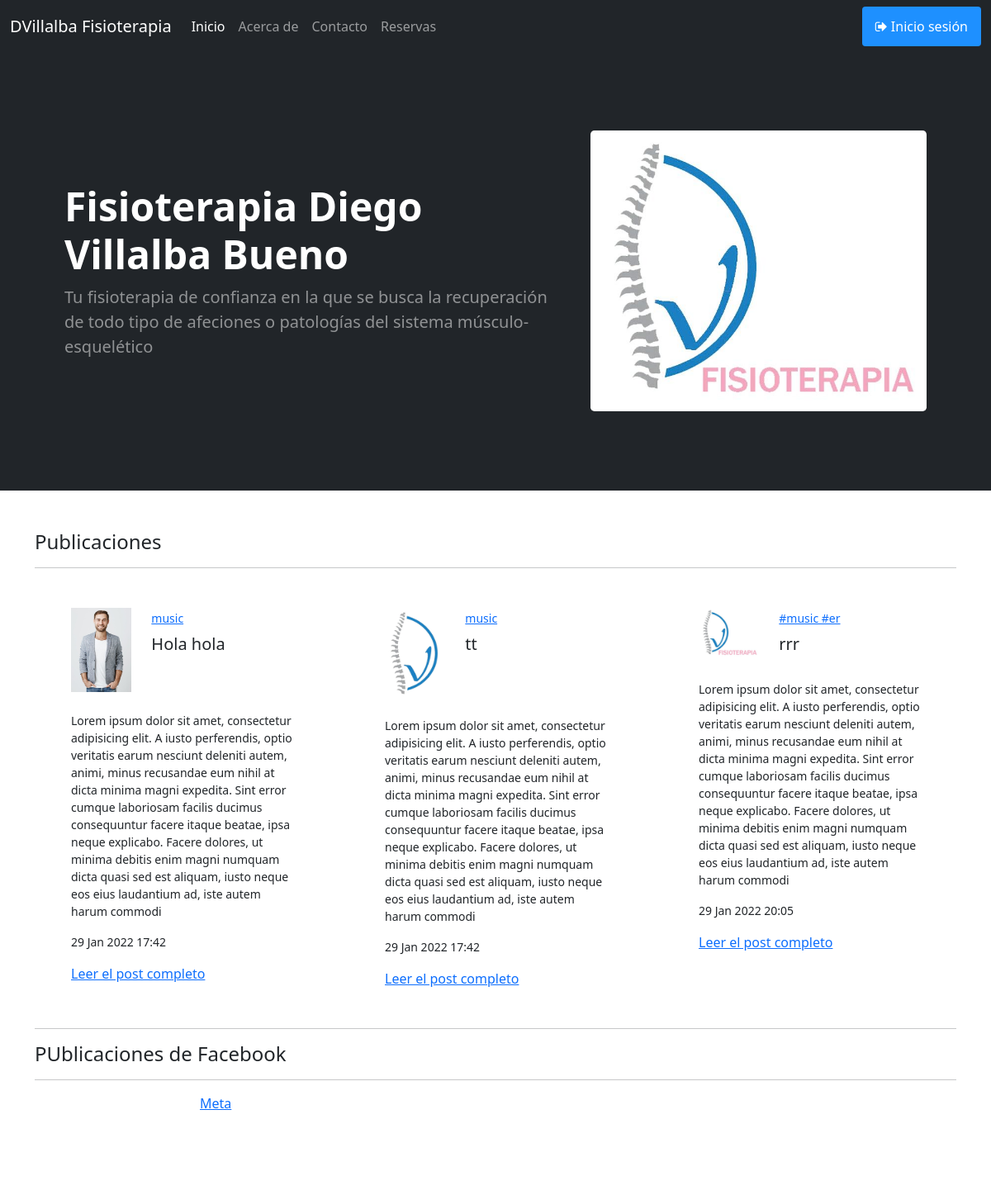
The app's page /catalog/ (upper part), older data.
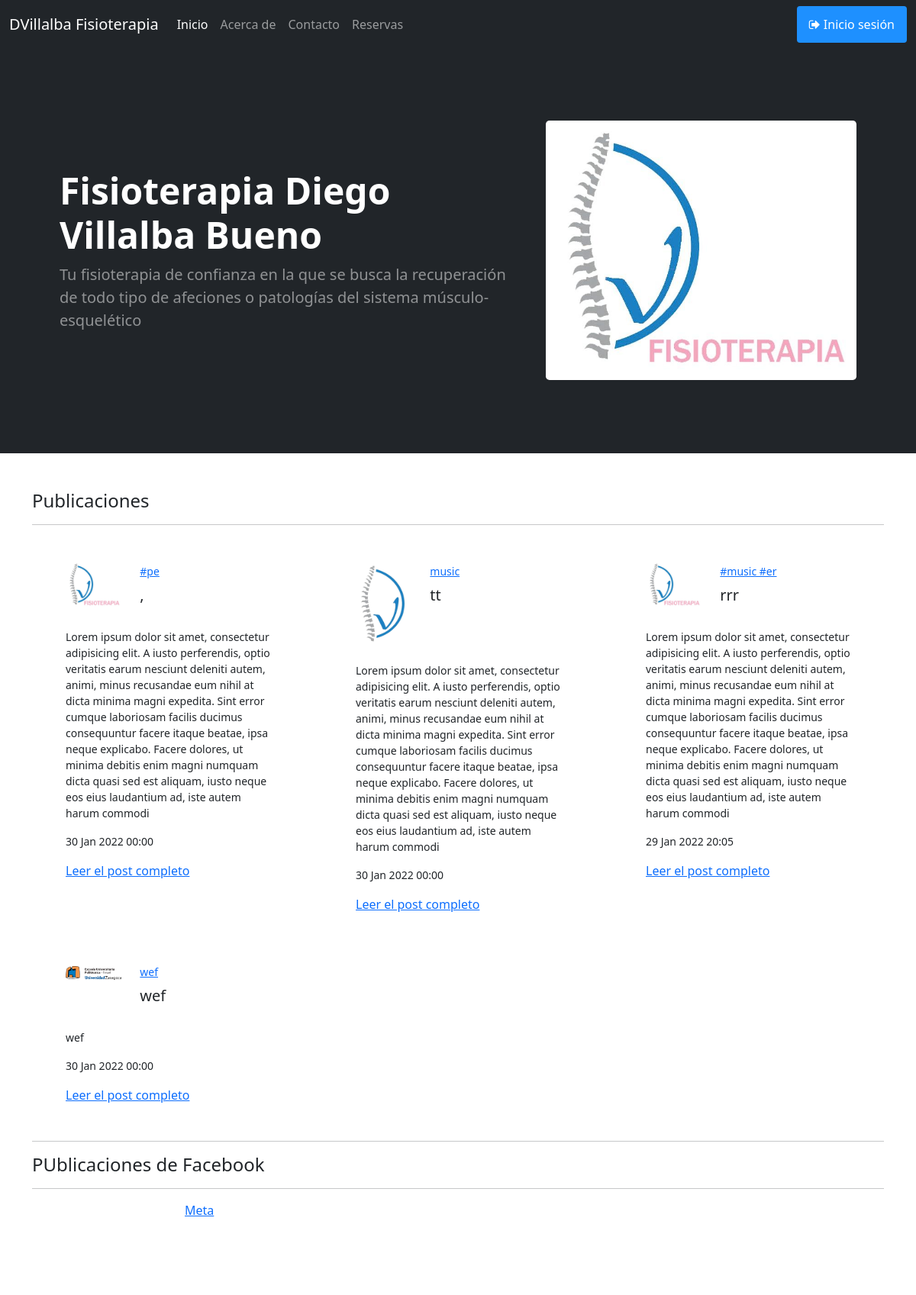
The same page, newer data.
### catalog/models.py (models this page shows)
class Publication(models.Model):
    id = models.AutoField(primary_key=True)
    hashtags = models.CharField(max_length=50, help_text='Hashtags')
    title = models.CharField(max_length=20, help_text='Nombre')
    image = models.ImageField(max_length=100)
    description = models.CharField(max_length=500, help_text='Description')
    content = models.CharField(max_length=2000, help_text='content')
    references = models.CharField(max_length=2000, help_text='References')
    date = models.DateTimeField(auto_now_add=False)

### catalog/views.py (the view)
# urls.py: path('', views.index, name='index'),
def index(request):
    esEditor = False
    if request.user.groups.filter(name__in=['Editor']):
        esEditor = True
    context = {
        'Inicio' : True,
        'showLoginLogout': True,
        'publications': getPublications(),
        'EditarPublicaciones': esEditor,
    }
    return render(request, 'index.html', context=context)

### catalog/views.py (called while the page is built)
def getPublications():
    publicationsBD = Publication.objects.filter().values()
    publications = []
    locale.setlocale(locale.LC_ALL, '')
    for publication in publicationsBD:
        publications.append((
            publication['hashtags'],
            publication['title'],
            publication['image'],
            publication['description'],
            publication['date'].strftime("%d %b %Y %H:%M"),
            publication['id']
        ))
    return publications

### catalog/templates/index.html (shortened to what this page needs)
{% extends "base_generic.html" %}
{% load static %}
{% block content %}
<header class="bg-dark py-5" style="margin-top:-10px;">
  <div class="container px-5">
      <div class="row gx-5 align-items-center justify-content-center">
          <div class="col-lg-8 col-xl-7 col-xxl-6">
              <div class="my-5 text-center text-xl-start">
                  <h1 class="display-5 fw-bolder text-white mb-2">Fisioterapia Diego Villalba Bueno</h1>
                  <p class="lead fw-normal text-white-50 mb-4">Tu fisioterapia de confianza en la que se busca la recuperación de todo tipo de afeciones o patologías del sistema músculo-esquelético</p>
              </div>
          </div>
          <div class="col-xl-5 col-xxl-6 d-none d-xl-block text-center"><img class="img-fluid rounded-3 my-5" src="{% static 'img/logoFinal.jpg' %}" alt="..."></div>
      </div>
  </div>
</header>
<div id="features">
  <div class="container">
    <br><br>
    <h4> Publicaciones</h4>
    <hr>
    <div class="row">
      {% for publication in publications %}
      <div class="col-lg-4 col-md-4 col-sm-12">
        <div class="row bg-white m-2 p-4">
          <div class="col-lg-4 col-md-4 col-sm-4">
            <img src="{{ MEDIA_URL }}{{ publication.2 }}" alt="" class="w-100">
          </div>
          <div class="col-lg-8 col-md-8 col-sm-8">
            <a href="" class="small text-main pt-2">{{ publication.0 }}</a>
            <h5 class="pt-2">{{ publication.1 }}</h5>
          </div>
          <p class="pt-4 small">{{ publication.3 }}</p>
          <p class="small">{{ publication.4 }}</p>
          <a href="{% url 'publicationDetails' publication.5 %}">Leer el post completo</a>
        </div>
      </div>
      {% endfor %}
    </div>
    <hr>
    <h4> PUblicaciones de Facebook</h4>
    <hr>
    <div class="fb-page fb-placement" data-href="https://www.facebook.com/facebook" data-tabs="timeline" data-width="" data-height=""
      data-small-header="false" data-adapt-container-width="true" data-hide-cover="false" data-show-facepile="true">
      <blockquote cite="https://www.facebook.com/facebook" class="fb-xfbml-parse-ignore"><a
        href="https://www.facebook.com/facebook">Meta</a></blockquote>
    </div>
  <br><br><br><br><br>
</div>
</div>
{% endblock %}

### catalog/templates/base_generic.html (shortened to what this page needs)
<!DOCTYPE html>
<html lang="en">
<head>
  <link rel="stylesheet" href="https://cdnjs.cloudflare.com/ajax/libs/font-awesome/4.7.0/css/font-awesome.min.css">
  {% load static %}
  <link href="{% static 'css/bootstrap.min.css' %}" rel="stylesheet">
  <link href="{% static 'css/aboutme_contact.css' %}" rel="stylesheet">
  <link href="{% static 'css/signin.css' %}" rel="stylesheet">
  <link href="{% static 'css/index.css' %}" rel="stylesheet">
  <link href="{% static 'css/navbar-top-fixed.css' %}" rel="stylesheet">
</head>
<body>
  <nav class="navbar navbar-expand-lg navbar-dark fixed-top bg-dark">
    <div class="container-fluid">
      <a class="navbar-brand" href="/"> DVillalba Fisioterapia</a>
      <div class="collapse navbar-collapse" id="navbarCollapse">
        {% block sidebar %}
        <ul class="navbar-nav me-auto mb-2 mb-md-0">
          <li class="nav-item">
            {% if Inicio %}
            <a class="nav-link active" href="/">Inicio</a>
            {% else %}
            <a class="nav-link" href="/">Inicio</a>
            {% endif %}
          </li>
          <li class="nav-item">
            {% if Acercade %}
            <a class="nav-link active" href="{% url 'aboutme' %}">Acerca de</a>
            {% else %}
            <a class="nav-link" href="{% url 'aboutme' %}">Acerca de</a>
            {% endif %}
          </li>
          <li class="nav-item">
            {% if Contacto %}
            <a class="nav-link active" href="{% url 'contact' %}">Contacto</a>
            {% else %}
            <a class="nav-link" href="{% url 'contact' %}">Contacto</a>
            {% endif %}
          </li>
          <li class="nav-item">
            {% if Reservas %}
              <a class="nav-link active" href="{% url 'bookings' %}">Reservas</a>
            {% else %}
              <a class="nav-link" href="{% url 'bookings' %}">Reservas</a>
            {% endif %}
          </li>
        </ul>
        {% if showLoginLogout %}
        <div class="nav pull-right">
          {%if user.is_authenticated %}
          <a href="{% url 'logout'%}?next={{request.path}}">
            <button class="btn"><i class="fa fa-user"></i> {{ user.get_username }}</button>
          </a>
          <a href="{% url 'settings' %}" style="color: aliceblue;
                                               margin-left: 20px;
                                               margin-top:10px;
                                               " ><i class="fa fa-cog"> Ajustes</i></a>
          {% else %}
          <a href="{% url 'login'%}?next={{request.path}}">
            <button class="btn"><i class="fa fa-sign-out"></i> Inicio sesión</button>
          </a>
          {% endif %}
        </div>
        {% endif %}
        {% endblock %}
      </div>
    </div>
  </nav>
  {% block content %}{% endblock %}
</body>
<br><br><br><br><br><br>
</html>

### catalog/static/css/index.css (style rules this page uses)
.fb-placement { margin-left:200px; }

### catalog/static/css/navbar-top-fixed.css (style rules this page uses)
body { min-height: 75rem; padding-top: 4.5rem; }
.btn { background-color: DodgerBlue; border: none; color: white; padding: 12px 16px; font-size: 16px; cursor: pointer; }

Row changes from the older to the newer data that the page shows:
changed Publication (number 1 of 4 on the later page): image: picture added; image: picture removed
added Publication: image (picture), hashtags "wef", title "wef", description "wef"
Text that changed along with them:
new list line: "#pe Lorem ipsum dolor sit amet, consectetur adipisicing elit. A iusto perferendis, optio veritatis earum nesciunt deleniti autem, animi, minus recusandae eum nihil at dicta minima magni expedita. Sint error cumque laboriosam facilis ducimus consequuntur facere itaque beatae, ipsa neque explicabo. Facere dolores, ut minima debitis enim magni numquam dicta quasi sed est aliquam, iusto neque eos eius laudantium ad, iste autem harum commodi"
new list line: ", 30 Jan 2022 00:00 Leer el post completo"
new list line: "music tt Lorem ipsum dolor sit amet, consectetur adipisicing elit. A iusto perferendis, optio veritatis earum nesciunt deleniti autem, animi, minus recusandae eum nihil at dicta minima magni expedita. Sint error cumque laboriosam facilis ducimus consequuntur facere itaque beatae, ipsa neque explicabo. Facere dolores, ut minima debitis enim magni numquam dicta quasi sed est aliquam, iusto neque eos eius laudantium ad, iste autem harum commodi"
new list line: "30 Jan 2022 00:00 Leer el post completo"
list line gone: "music Hola hola Lorem ipsum dolor sit amet, consectetur adipisicing elit. A iusto perferendis, optio veritatis earum nesciunt deleniti autem, animi, minus recusandae eum nihil at dicta minima magni expedita. Sint error cumque laboriosam facilis ducimus consequuntur facere itaque beatae, ipsa neque explicabo. Facere dolores, ut minima debitis enim magni numquam dicta quasi sed est aliquam, iusto neque eos eius laudantium ad, iste autem harum commodi"
list line gone: "29 Jan 2022 17:42 Leer el post completo"
list line gone: "music tt Lorem ipsum dolor sit amet, consectetur adipisicing elit. A iusto perferendis, optio veritatis earum nesciunt deleniti autem, animi, minus recusandae eum nihil at dicta minima magni expedita. Sint error cumque laboriosam facilis ducimus consequuntur facere itaque beatae, ipsa neque explicabo. Facere dolores, ut minima debitis enim magni numquam dicta quasi sed est aliquam, iusto neque eos eius laudantium ad, iste autem harum commodi"
